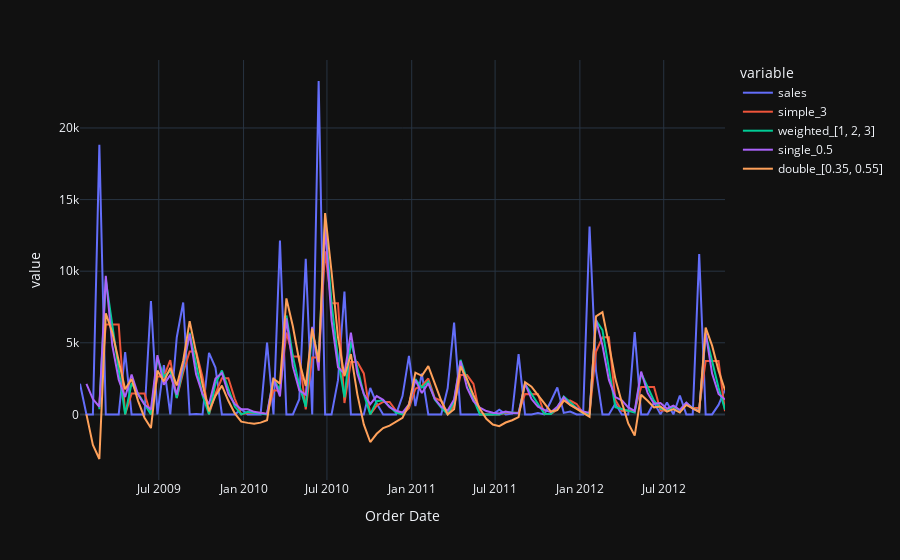

Notebook cell for this chart:
### Code cell
fig = pred_df.plot(backend='plotly',)
fig.update_layout(template="plotly_dark",)
fig.show()
